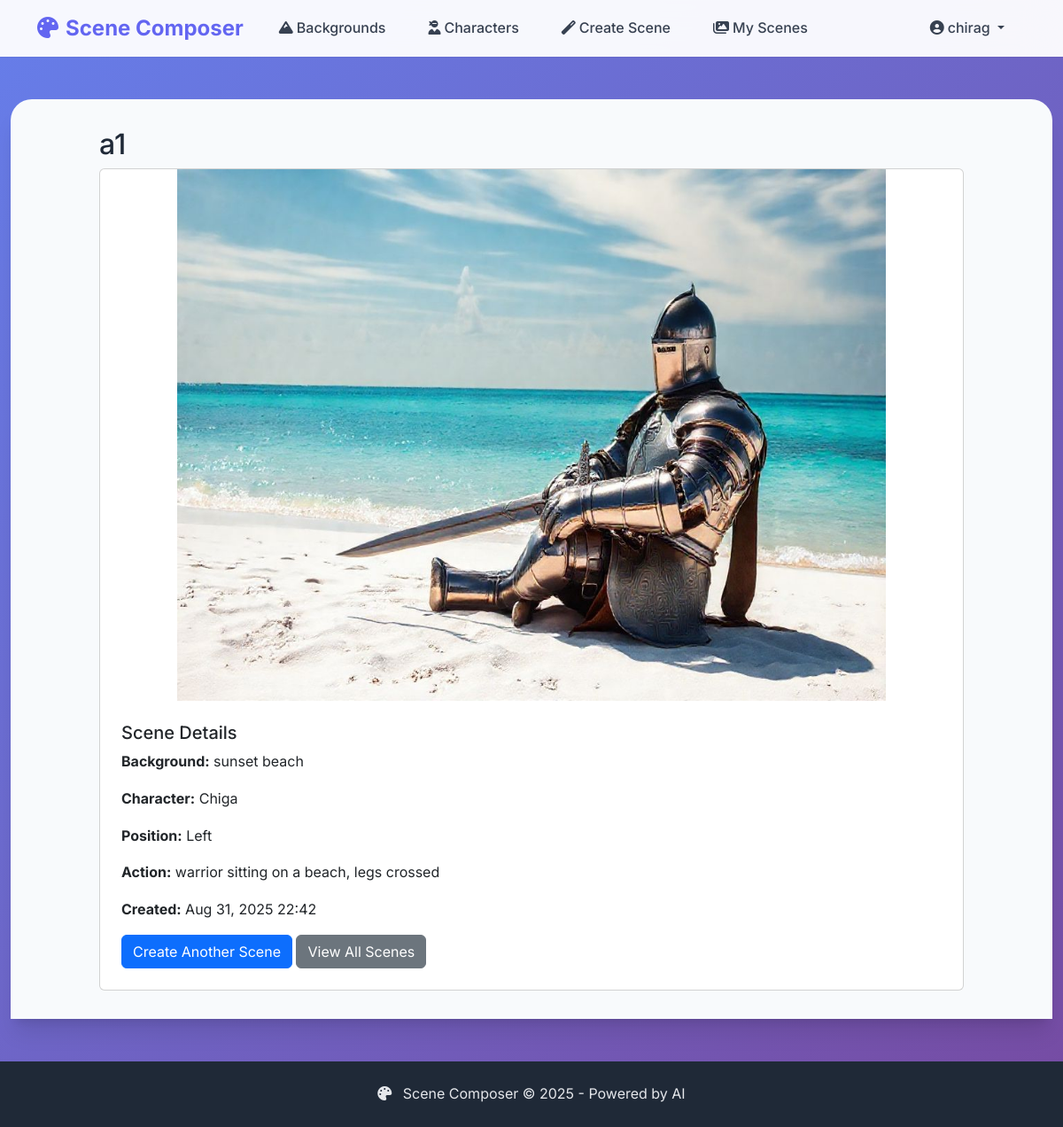
Screenshot of /scene/2/ (signed in) with the database file from the repository.
### composer/models.py (models this page shows, shortened)
class Scene(models.Model):
    POSITION_CHOICES = [
        ('left', 'Left'),
        ('right', 'Right'),
        ('center', 'Center'),
    ]
    title = models.CharField(max_length=200)
    background = models.ForeignKey(Background, on_delete=models.CASCADE)
    character = models.ForeignKey(Character, on_delete=models.CASCADE)
    character_position = models.CharField(max_length=10, choices=POSITION_CHOICES)
    action_description = models.TextField()
    generated_image_url = models.CharField(max_length=500, blank=True, null=True)  # Changed to CharField
    created_by = models.ForeignKey(User, on_delete=models.CASCADE)
    created_at = models.DateTimeField(auto_now_add=True)

class Background(models.Model):
    name = models.CharField(max_length=200)
    description = models.TextField()
    image = models.ImageField(upload_to='backgrounds/', blank=True, null=True)
    generated_image_url = models.CharField(max_length=500, blank=True, null=True)  # Changed to CharField
    created_by = models.ForeignKey(User, on_delete=models.CASCADE)
    created_at = models.DateTimeField(auto_now_add=True)

class Character(models.Model):
    name = models.CharField(max_length=200)
    description = models.TextField()
    image = models.ImageField(upload_to='characters/', blank=True, null=True)
    generated_image_url = models.CharField(max_length=500, blank=True, null=True)  # Changed to CharField
    created_by = models.ForeignKey(User, on_delete=models.CASCADE)
    created_at = models.DateTimeField(auto_now_add=True)

### composer/views.py (the view)
# urls.py: path('scene/<int:scene_id>/', views.scene_result, name='scene_result'),
@login_required
def scene_result(request, scene_id):
    scene = get_object_or_404(Scene, id=scene_id, created_by=request.user)
    return render(request, 'composer/scene_result.html', {'scene': scene})

### composer/templates/composer/scene_result.html
{% extends 'composer/base.html' %}
{% block content %}
<div class="row">
    <div class="col-md-10 mx-auto">
        <h2>{{ scene.title }}</h2>
        <div class="card">
            {% if scene.generated_image_url %}
                <img src="{{ scene.generated_image_url }}" class="card-img-top" style="max-height: 600px; object-fit: contain;">
            {% endif %}
            <div class="card-body">
                <h5>Scene Details</h5>
                <p><strong>Background:</strong> {{ scene.background.name }}</p>
                <p><strong>Character:</strong> {{ scene.character.name }}</p>
                <p><strong>Position:</strong> {{ scene.get_character_position_display }}</p>
                <p><strong>Action:</strong> {{ scene.action_description }}</p>
                <p><strong>Created:</strong> {{ scene.created_at|date:"M d, Y H:i" }}</p>
                <div class="mt-3">
                    <a href="{% url 'create_scene' %}" class="btn btn-primary">Create Another Scene</a>
                    <a href="{% url 'my_scenes' %}" class="btn btn-secondary">View All Scenes</a>
                </div>
            </div>
        </div>
    </div>
</div>
{% endblock %}

### composer/templates/composer/base.html (shortened to what this page needs)
<!DOCTYPE html>
<html lang="en">
<head>
    <link href="https://cdn.jsdelivr.net/npm/bootstrap@5.3.0/dist/css/bootstrap.min.css" rel="stylesheet">
    <link rel="stylesheet" href="https://cdnjs.cloudflare.com/ajax/libs/font-awesome/6.4.0/css/all.min.css">
    {% load static %}
    <link rel="stylesheet" href="{% static 'composer/css/style.css' %}">
</head>
<body>
    <nav class="navbar navbar-expand-lg fixed-top">
        <div class="container">
            <a class="navbar-brand" href="{% url 'home' %}">
                <i class="fas fa-palette me-2"></i>Scene Composer
            </a>
            <div class="collapse navbar-collapse" id="navbarNav">
                {% if user.is_authenticated %}
                    <ul class="navbar-nav me-auto">
                        <li class="nav-item">
                            <a class="nav-link" href="{% url 'backgrounds' %}">
                                <i class="fas fa-mountain me-1"></i>Backgrounds
                            </a>
                        </li>
                        <li class="nav-item">
                            <a class="nav-link" href="{% url 'characters' %}">
                                <i class="fas fa-user-ninja me-1"></i>Characters
                            </a>
                        </li>
                        <li class="nav-item">
                            <a class="nav-link" href="{% url 'create_scene' %}">
                                <i class="fas fa-magic me-1"></i>Create Scene
                            </a>
                        </li>
                        <li class="nav-item">
                            <a class="nav-link" href="{% url 'my_scenes' %}">
                                <i class="fas fa-images me-1"></i>My Scenes
                            </a>
                        </li>
                    </ul>
                    <ul class="navbar-nav">
                        <li class="nav-item dropdown">
                            <a class="nav-link dropdown-toggle" href="#" role="button" data-bs-toggle="dropdown">
                                <i class="fas fa-user-circle me-1"></i>{{ user.username }}
                            </a>
                        </li>
                    </ul>
                {% endif %}
            </div>
        </div>
    </nav>
    <div class="container-fluid" style="padding-top: 80px;">
        <div class="main-container">
            {% block content %}{% endblock %}
        </div>
    </div>
    <footer class="text-center py-4 mt-5" style="background: var(--gray-800); color: var(--gray-200);">
        <div class="container">
            <p class="mb-0">
                <i class="fas fa-palette me-2"></i>
                Scene Composer &copy; 2025 - Powered by AI
            </p>
        </div>
    </footer>
</body>
</html>

### composer/static/composer/css/style.css (style rules this page uses)
:root { --primary-color: #6366f1; --primary-dark: #4f46e5; --secondary-color: #8b5cf6; --success-color: #10b981; --warning-color: #f59e0b; --danger-color: #ef4444; --dark-color: #1f2937; --light-color: #f8fafc; --gray-50: #f9fafb; --gray-100: #f3f4f6; --gray-200: #e5e7eb; --gray-600: #4b5563; --gray-700: #374151; --gray-800: #1f2937; --shadow-sm: 0 1px 2px 0 rgb(0 0 0 / 0.05); --shadow-md: 0 4px 6px -1px rgb(0 0 0 / 0.1), 0 2px 4px -2px rgb(0 0 0 / 0.1); --shadow-lg: 0 10px 15px -3px rgb(0 0 0 / 0.1), 0 4px 6px -4px rgb(0 0 0 / 0.1); --shadow-xl: 0 20px 25px -5px rgb(0 0 0 / 0.1), 0 8px 10px -6px rgb(0 0 0 / 0.1); }
* { margin: 0; padding: 0; box-sizing: border-box; }
body { font-family: 'Inter', system-ui, -apple-system, sans-serif; background: linear-gradient(135deg, #667eea 0%, #764ba2 100%); min-height: 100vh; color: var(--gray-800); line-height: 1.6; }
.navbar { background: rgba(255, 255, 255, 0.95); backdrop-filter: blur(20px); border: none; box-shadow: var(--shadow-sm); transition: all 0.3s ease; }
.navbar-brand { font-weight: 700; font-size: 1.5rem; color: var(--primary-color) !important; transition: color 0.3s ease; }
.navbar-nav .nav-link { font-weight: 500; color: var(--gray-700) !important; margin: 0 0.5rem; padding: 0.5rem 1rem !important; border-radius: 8px; transition: all 0.3s ease; }
.main-container { background: var(--light-color); border-radius: 24px 24px 0 0; margin-top: 2rem; min-height: calc(100vh - 100px); padding: 2rem 0; box-shadow: var(--shadow-xl); }
.card-body { padding: 1.5rem; }

### rows the page displays
Scene: title "a1", generated_image_url (picture), background.name "sunset beach", character.name "Chiga", character_position "Left", action_description "warrior sitting on a beach, legs crossed", created_at "Aug 31, 2025 22:42"

### other values shown
{{ user.username }} "chirag"
